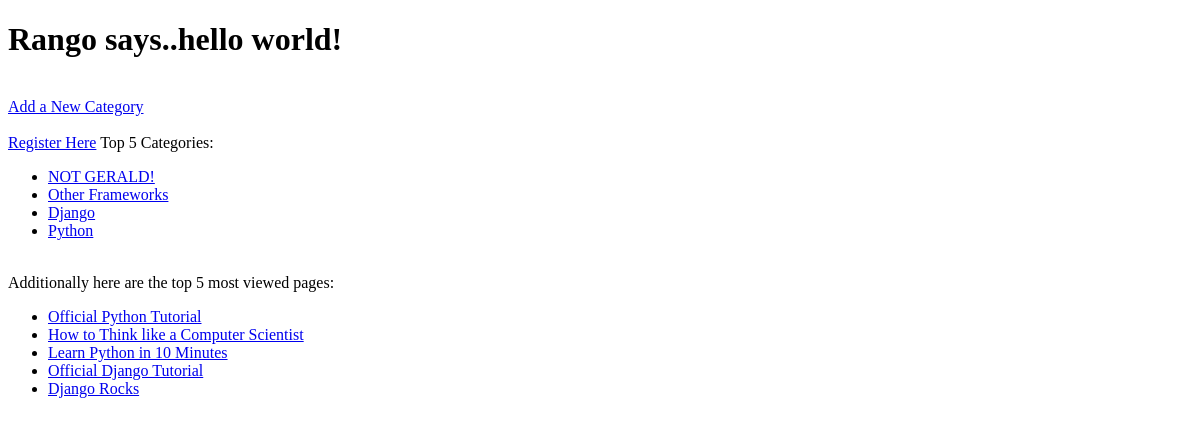
The page /newp_app1/ on the database as committed earlier.
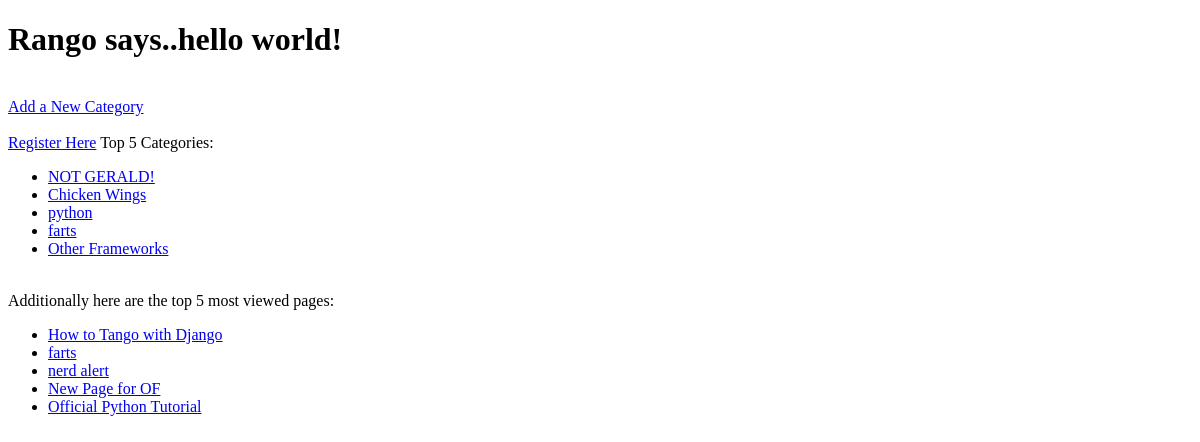
The same page on the database as committed later.
### newp_app1/models.py (models this page shows, shortened)
class Category(models.Model):
	name = models.CharField(max_length=128, unique=True)
	views = models.IntegerField(default=0)
	likes = models.IntegerField(default=0)
	slug = models.SlugField()

class Page(models.Model):
    category = models.ForeignKey(Category)
    title = models.CharField(max_length=128)
    url = models.URLField()
    views = models.IntegerField(default=0)

### newp_app1/views.py (the view)
def index(request):
	category_list = Category.objects.order_by('likes')[:5]
	page_list = Page.objects.order_by('views')[:5]
	context_dict = {'categories': category_list, 'pages': page_list, }
	return render(request, 'newp_app1/index.html', context_dict)

### templates/newp_app1/index.html (shortened to what this page needs)
<!DOCTYPE html>
<html>
    <head>
    </head>
    <body>
        <h1>Rango says..hello world!</h1>
        <br/>
        <a href="/newp_app1/add_category/">Add a New Category</a><br />
        <br/>
        <a href="/newp_app1/register/">Register Here</a>
        Top 5 Categories:
        {% if categories %}
            <ul>
                {% for category in categories %}
                <li><a href="/newp_app1/category/{{ category.slug }}">{{ category.name }}</a></li>
                {% endfor %}
            </ul>
        {% else %}
            <strong>There are no categories present.</strong>
        {% endif %}
        <br/>
        Additionally here are the top 5 most viewed pages:
        {% if pages %}
            <ul>
                {% for page in pages %}
                <li><a href={{page.url}}>{{ page.title }}</a></li>
                {% endfor %}
            </ul>
        {% else %}
            <strong> There are not enough pages to populate this.</strong>
        {% endif %}
    </body>
</html>

Rows that differ between the two databases and show on the page:
no longer on this page (row unchanged): Category: name "Django"
no longer on this page (row unchanged): Category: name "Python"
no longer on this page (row edited): Page: title "How to Think like a Computer Scientist"
no longer on this page (row edited): Page: title "Learn Python in 10 Minutes"
no longer on this page (row edited): Page: title "Official Django Tutorial"
no longer on this page (row edited): Page: title "Django Rocks"
added Category: name "Chicken Wings"
added Category: name "python"
added Category: name "farts"
now on this page (row unchanged): Page: title "How to Tango with Django"
added Page: title "farts"
added Page: title "nerd alert"
added Page: title "New Page for OF"
